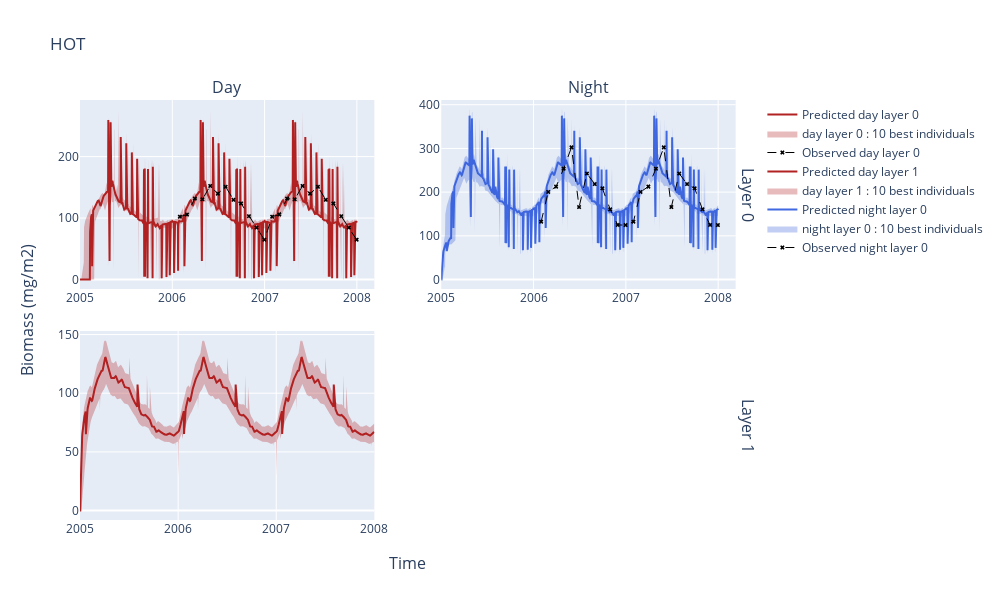

Source (notebook cell):
### Markdown cell above
### Time series of X best individuals

### Code cell
fig = viewer.time_series(10, title=["HOT"], client=client)[0]
fig.update_layout(width=1000, height=600)

### Figure 1 — Plotly figure (JSON) as saved in the notebook; plotly's stock layout.template omitted (floating-point values rounded to 4 significant figures; data arrays with more than 128 entries replaced by an {"elided": "..."} marker saying what was removed)
{"data": [{"line": {"color": "firebrick", "dash": "solid", "width": 2}, "mode": "lines", "name": "Predicted day layer 0", "type": "scatter", "x": {"elided": "1096 str values"}, "xaxis": "x", "y": {"elided": "1096 float values"}, "yaxis": "y"}, {"fill": "toself", "fillcolor": "rgba(174,30,36,0.3)", "line": {"color": "rgba(0,0,0,0)"}, "name": "day layer 0 : 10 best individuals", "type": "scatter", "x": {"elided": "2192 str values"}, "xaxis": "x", "y": {"elided": "2192 float values"}, "yaxis": "y"}, {"line": {"color": "black", "dash": "dash", "width": 1}, "marker": {"color": "black", "size": 4, "symbol": "x"}, "mode": "lines+markers", "name": "Observed day layer 0", "type": "scatter", "x": ["2006-01-31T00:00:00.000000000", "2006-02-28T00:00:00.000000000", "2006-03-31T00:00:00.000000000", "2006-04-30T00:00:00.000000000", "2006-05-31T00:00:00.000000000", "2006-06-30T00:00:00.000000000", "2006-07-31T00:00:00.000000000", "2006-08-31T00:00:00.000000000", "2006-09-30T00:00:00.000000000", "2006-10-31T00:00:00.000000000", "2006-11-30T00:00:00.000000000", "2006-12-31T00:00:00.000000000", "2007-01-31T00:00:00.000000000", "2007-02-28T00:00:00.000000000", "2007-03-31T00:00:00.000000000", "2007-04-30T00:00:00.000000000", "2007-05-31T00:00:00.000000000", "2007-06-30T00:00:00.000000000", "2007-07-31T00:00:00.000000000", "2007-08-31T00:00:00.000000000", "2007-09-30T00:00:00.000000000", "2007-10-31T00:00:00.000000000", "2007-11-30T00:00:00.000000000", "2007-12-31T00:00:00.000000000"], "xaxis": "x", "y": [102.2, 105.8, 131.6, 130.5, 152.3, 139.7, 150.9, 129.6, 123.8, 103.1, 84.61, 64.76, 102.2, 105.8, 131.6, 130.5, 152.3, 139.7, 150.9, 129.6, 123.8, 103.1, 84.61, 64.76], "yaxis": "y"}, {"line": {"color": "firebrick", "dash": "solid", "width": 2}, "mode": "lines", "name": "Predicted day layer 1", "type": "scatter", "x": {"elided": "1096 str values"}, "xaxis": "x3", "y": {"elided": "1096 float values"}, "yaxis": "y3"}, {"fill": "toself", "fillcolor": "rgba(174,30,36,0.3)", "line": {"color": "rgba(0,0,0,0)"}, "name": "day layer 1 : 10 best individuals", "type": "scatter", "x": {"elided": "2192 str values"}, "xaxis": "x3", "y": {"elided": "2192 float values"}, "yaxis": "y3"}, {"line": {"color": "royalblue", "dash": "solid", "width": 2}, "mode": "lines", "name": "Predicted night layer 0", "type": "scatter", "x": {"elided": "1096 str values"}, "xaxis": "x2", "y": {"elided": "1096 float values"}, "yaxis": "y2"}, {"fill": "toself", "fillcolor": "rgba(54,92,216,0.3)", "line": {"color": "rgba(0,0,0,0)"}, "name": "night layer 0 : 10 best individuals", "type": "scatter", "x": {"elided": "2192 str values"}, "xaxis": "x2", "y": {"elided": "2192 float values"}, "yaxis": "y2"}, {"line": {"color": "black", "dash": "dash", "width": 1}, "marker": {"color": "black", "size": 4, "symbol": "x"}, "mode": "lines+markers", "name": "Observed night layer 0", "type": "scatter", "x": ["2006-01-31T00:00:00.000000000", "2006-02-28T00:00:00.000000000", "2006-03-31T00:00:00.000000000", "2006-04-30T00:00:00.000000000", "2006-05-31T00:00:00.000000000", "2006-06-30T00:00:00.000000000", "2006-07-31T00:00:00.000000000", "2006-08-31T00:00:00.000000000", "2006-09-30T00:00:00.000000000", "2006-10-31T00:00:00.000000000", "2006-11-30T00:00:00.000000000", "2006-12-31T00:00:00.000000000", "2007-01-31T00:00:00.000000000", "2007-02-28T00:00:00.000000000", "2007-03-31T00:00:00.000000000", "2007-04-30T00:00:00.000000000", "2007-05-31T00:00:00.000000000", "2007-06-30T00:00:00.000000000", "2007-07-31T00:00:00.000000000", "2007-08-31T00:00:00.000000000", "2007-09-30T00:00:00.000000000", "2007-10-31T00:00:00.000000000", "2007-11-30T00:00:00.000000000", "2007-12-31T00:00:00.000000000"], "xaxis": "x2", "y": [132.3, 200.6, 212.6, 253.7, 302.4, 166.0, 242.6, 218.4, 208.7, 160.6, 124.9, 124.6, 132.3, 200.6, 212.6, 253.7, 302.4, 166.0, 242.6, 218.4, 208.7, 160.6, 124.9, 124.6], "yaxis": "y2"}], "layout": {"annotations": [{"font": {"size": 16}, "showarrow": false, "text": "Day", "x": 0.22, "xanchor": "center", "xref": "paper", "y": 1, "yanchor": "bottom", "yref": "paper"}, {"font": {"size": 16}, "showarrow": false, "text": "Night", "x": 0.76, "xanchor": "center", "xref": "paper", "y": 1, "yanchor": "bottom", "yref": "paper"}, {"font": {"size": 16}, "showarrow": false, "text": "Layer 0", "textangle": 90, "x": 0.98, "xanchor": "left", "xref": "paper", "y": 0.775, "yanchor": "middle", "yref": "paper"}, {"font": {"size": 16}, "showarrow": false, "text": "Layer 1", "textangle": 90, "x": 0.98, "xanchor": "left", "xref": "paper", "y": 0.225, "yanchor": "middle", "yref": "paper"}, {"font": {"size": 16}, "showarrow": false, "text": "Time", "x": 0.49, "xanchor": "center", "xref": "paper", "y": 0, "yanchor": "top", "yref": "paper", "yshift": -30}, {"font": {"size": 16}, "showarrow": false, "text": "Biomass (mg/m2)", "textangle": -90, "x": 0, "xanchor": "right", "xref": "paper", "xshift": -40, "y": 0.5, "yanchor": "middle", "yref": "paper"}], "height": 600, "title": {"text": "HOT"}, "width": 1000, "xaxis": {"anchor": "y", "domain": [0, 0.44]}, "xaxis2": {"anchor": "y2", "domain": [0.54, 0.98]}, "xaxis3": {"anchor": "y3", "domain": [0, 0.44]}, "xaxis4": {"anchor": "y4", "domain": [0.54, 0.98]}, "yaxis": {"anchor": "x", "domain": [0.55, 1]}, "yaxis2": {"anchor": "x2", "domain": [0.55, 1]}, "yaxis3": {"anchor": "x3", "domain": [0, 0.45]}, "yaxis4": {"anchor": "x4", "domain": [0, 0.45]}}}
